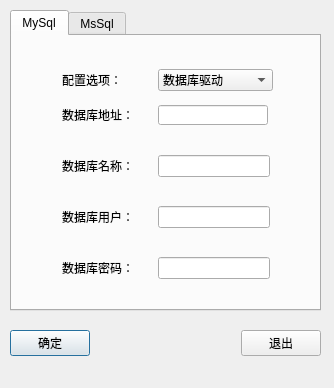
<?xml version="1.0" encoding="UTF-8"?>
<ui version="4.0">
 <class>CSETODBC</class>
 <widget class="QDialog" name="CSETODBC">
  <property name="geometry">
   <rect>
    <x>0</x>
    <y>0</y>
    <width>334</width>
    <height>388</height>
   </rect>
  </property>
  <property name="windowTitle">
   <string>数据源设置</string>
  </property>
  <widget class="QWidget" name="layoutWidget">
   <property name="geometry">
    <rect>
     <x>10</x>
     <y>330</y>
     <width>311</width>
     <height>27</height>
    </rect>
   </property>
   <layout class="QHBoxLayout" name="horizontalLayout_4">
    <item>
     <widget class="QPushButton" name="QpbtnOK">
      <property name="text">
       <string>确定</string>
      </property>
     </widget>
    </item>
    <item>
     <spacer name="horizontalSpacer">
      <property name="orientation">
       <enum>Qt::Horizontal</enum>
      </property>
      <property name="sizeHint" stdset="0">
       <size>
        <width>40</width>
        <height>20</height>
       </size>
      </property>
     </spacer>
    </item>
    <item>
     <widget class="QPushButton" name="QpbtnClose">
      <property name="text">
       <string>退出</string>
      </property>
     </widget>
    </item>
   </layout>
  </widget>
  <widget class="QTabWidget" name="tabWidget">
   <property name="geometry">
    <rect>
     <x>10</x>
     <y>10</y>
     <width>311</width>
     <height>301</height>
    </rect>
   </property>
   <property name="currentIndex">
    <number>0</number>
   </property>
   <widget class="QWidget" name="tab">
    <attribute name="title">
     <string>MySql</string>
    </attribute>
    <widget class="QWidget" name="layoutWidget_2">
     <property name="geometry">
      <rect>
       <x>50</x>
       <y>68</y>
       <width>208</width>
       <height>22</height>
      </rect>
     </property>
     <layout class="QHBoxLayout" name="horizontalLayout_5">
      <item>
       <widget class="QLabel" name="label">
        <property name="minimumSize">
         <size>
          <width>90</width>
          <height>20</height>
         </size>
        </property>
        <property name="maximumSize">
         <size>
          <width>90</width>
          <height>20</height>
         </size>
        </property>
        <property name="text">
         <string>数据库地址：</string>
        </property>
       </widget>
      </item>
      <item>
       <widget class="QLineEdit" name="QlineIP">
        <property name="minimumSize">
         <size>
          <width>110</width>
          <height>20</height>
         </size>
        </property>
        <property name="maximumSize">
         <size>
          <width>110</width>
          <height>20</height>
         </size>
        </property>
       </widget>
      </item>
     </layout>
    </widget>
    <widget class="QWidget" name="layoutWidget_3">
     <property name="geometry">
      <rect>
       <x>50</x>
       <y>119</y>
       <width>208</width>
       <height>22</height>
      </rect>
     </property>
     <layout class="QHBoxLayout" name="horizontalLayout">
      <item>
       <widget class="QLabel" name="label_2">
        <property name="minimumSize">
         <size>
          <width>90</width>
          <height>20</height>
         </size>
        </property>
        <property name="text">
         <string>数据库名称：</string>
        </property>
       </widget>
      </item>
      <item>
       <widget class="QLineEdit" name="QlineName"/>
      </item>
     </layout>
    </widget>
    <widget class="QWidget" name="layoutWidget_4">
     <property name="geometry">
      <rect>
       <x>50</x>
       <y>29</y>
       <width>211</width>
       <height>31</height>
      </rect>
     </property>
     <layout class="QHBoxLayout" name="horizontalLayout_6">
      <item>
       <widget class="QLabel" name="label_5">
        <property name="minimumSize">
         <size>
          <width>90</width>
          <height>20</height>
         </size>
        </property>
        <property name="maximumSize">
         <size>
          <width>90</width>
          <height>20</height>
         </size>
        </property>
        <property name="text">
         <string>配置选项：</string>
        </property>
       </widget>
      </item>
      <item>
       <widget class="QComboBox" name="comboBox">
        <item>
         <property name="text">
          <string>数据库驱动</string>
         </property>
        </item>
        <item>
         <property name="text">
          <string>数据源驱动</string>
         </property>
        </item>
       </widget>
      </item>
     </layout>
    </widget>
    <widget class="QWidget" name="layoutWidget_5">
     <property name="geometry">
      <rect>
       <x>50</x>
       <y>221</y>
       <width>208</width>
       <height>22</height>
      </rect>
     </property>
     <layout class="QHBoxLayout" name="horizontalLayout_3">
      <item>
       <widget class="QLabel" name="label_4">
        <property name="minimumSize">
         <size>
          <width>90</width>
          <height>20</height>
         </size>
        </property>
        <property name="text">
         <string>数据库密码：</string>
        </property>
       </widget>
      </item>
      <item>
       <widget class="QLineEdit" name="QlinePass"/>
      </item>
     </layout>
    </widget>
    <widget class="QWidget" name="layoutWidget_6">
     <property name="geometry">
      <rect>
       <x>50</x>
       <y>170</y>
       <width>208</width>
       <height>22</height>
      </rect>
     </property>
     <layout class="QHBoxLayout" name="horizontalLayout_2">
      <item>
       <widget class="QLabel" name="label_3">
        <property name="minimumSize">
         <size>
          <width>90</width>
          <height>20</height>
         </size>
        </property>
        <property name="text">
         <string>数据库用户：</string>
        </property>
       </widget>
      </item>
      <item>
       <widget class="QLineEdit" name="QlineUser"/>
      </item>
     </layout>
    </widget>
   </widget>
   <widget class="QWidget" name="tab_2">
    <attribute name="title">
     <string>MsSql</string>
    </attribute>
    <widget class="QWidget" name="layoutWidget_7">
     <property name="geometry">
      <rect>
       <x>30</x>
       <y>203</y>
       <width>208</width>
       <height>22</height>
      </rect>
     </property>
     <layout class="QHBoxLayout" name="horizontalLayout_7">
      <item>
       <widget class="QLabel" name="label_6">
        <property name="minimumSize">
         <size>
          <width>90</width>
          <height>20</height>
         </size>
        </property>
        <property name="text">
         <string>数据库密码：</string>
        </property>
       </widget>
      </item>
      <item>
       <widget class="QLineEdit" name="QlinePass1"/>
      </item>
     </layout>
    </widget>
    <widget class="QWidget" name="layoutWidget_8">
     <property name="geometry">
      <rect>
       <x>30</x>
       <y>101</y>
       <width>208</width>
       <height>22</height>
      </rect>
     </property>
     <layout class="QHBoxLayout" name="horizontalLayout_8">
      <item>
       <widget class="QLabel" name="label_7">
        <property name="minimumSize">
         <size>
          <width>90</width>
          <height>20</height>
         </size>
        </property>
        <property name="text">
         <string>数据库名称：</string>
        </property>
       </widget>
      </item>
      <item>
       <widget class="QLineEdit" name="QlineName1"/>
      </item>
     </layout>
    </widget>
    <widget class="QWidget" name="layoutWidget_9">
     <property name="geometry">
      <rect>
       <x>30</x>
       <y>152</y>
       <width>208</width>
       <height>22</height>
      </rect>
     </property>
     <layout class="QHBoxLayout" name="horizontalLayout_9">
      <item>
       <widget class="QLabel" name="label_8">
        <property name="minimumSize">
         <size>
          <width>90</width>
          <height>20</height>
         </size>
        </property>
        <property name="text">
         <string>数据库用户：</string>
        </property>
       </widget>
      </item>
      <item>
       <widget class="QLineEdit" name="QlineUser1"/>
      </item>
     </layout>
    </widget>
    <widget class="QWidget" name="layoutWidget_10">
     <property name="geometry">
      <rect>
       <x>30</x>
       <y>50</y>
       <width>208</width>
       <height>22</height>
      </rect>
     </property>
     <layout class="QHBoxLayout" name="horizontalLayout_10">
      <item>
       <widget class="QLabel" name="label_9">
        <property name="minimumSize">
         <size>
          <width>90</width>
          <height>20</height>
         </size>
        </property>
        <property name="maximumSize">
         <size>
          <width>90</width>
          <height>20</height>
         </size>
        </property>
        <property name="text">
         <string>数据库地址：</string>
        </property>
       </widget>
      </item>
      <item>
       <widget class="QLineEdit" name="QlineIP1">
        <property name="minimumSize">
         <size>
          <width>110</width>
          <height>20</height>
         </size>
        </property>
        <property name="maximumSize">
         <size>
          <width>110</width>
          <height>20</height>
         </size>
        </property>
       </widget>
      </item>
     </layout>
    </widget>
   </widget>
  </widget>
 </widget>
 <tabstops>
  <tabstop>comboBox</tabstop>
  <tabstop>QlineIP</tabstop>
  <tabstop>QlineName</tabstop>
  <tabstop>QlineUser</tabstop>
  <tabstop>QlinePass</tabstop>
  <tabstop>QpbtnOK</tabstop>
  <tabstop>QpbtnClose</tabstop>
  <tabstop>QlineIP1</tabstop>
  <tabstop>QlineName1</tabstop>
  <tabstop>QlineUser1</tabstop>
  <tabstop>QlinePass1</tabstop>
  <tabstop>tabWidget</tabstop>
 </tabstops>
 <resources/>
 <connections/>
</ui>
